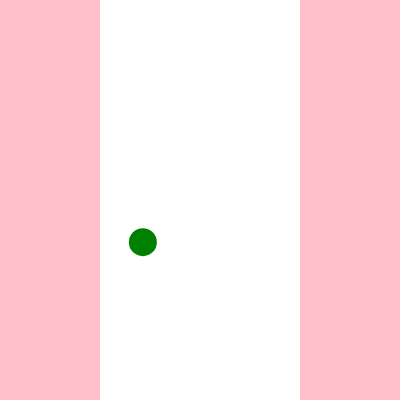
Frame 1 (no input)
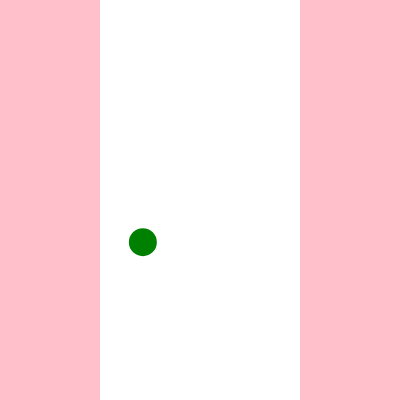
Frame 60 (no input)
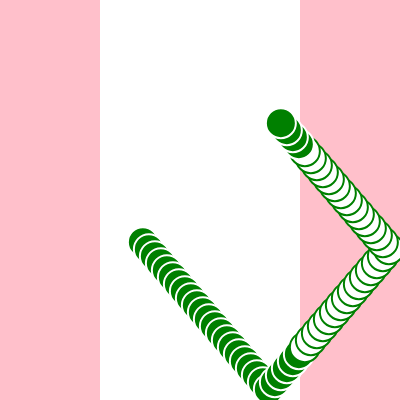
Frame 120 (the mouse pressed at the canvas centre since frame 60)

The p5.js sketch that drew these frames (run headless with seeded random() and noise() and a simulated clock; from frame 60 on, the mouse is pressed at the canvas centre):

// p5.js sketch
// ── sketch.js
// Position variables
  let circlePositionX; 
  let circlePositionY; 

// Speed variables
let circleSpeedX = 6;
let circleSpeedY = 7;

// Radius variable
let circleRadius = 15;

// Hue variable
let circleHue = 0;

function setup() {
  
  // Position variables
  circlePositionX = random(0,200);
  circlePositionY = random(201,400);
  
  // Create 400x400 canvas
  createCanvas(400, 400);

  // Cover canvas with white
  background(255);

  // Draw ellipses using their radius
  ellipseMode(RADIUS);

  // Draw rectangles on either side of the canvas
  noStroke();
  fill("pink");
  rect(0, 0, 100, height);
  rect(300, 0, 100, height);

  // Use Hue Saturation Brightness for colors on circle trail
  colorMode(HSB);

  // Set stroke weight to 4 units
  strokeWeight(2);

  // Create screen reader accessible description
  describe(
    'A circle starts in the center of the canvas. When the user holds the mouse down, the circle bounces around the canvas, its inside switches between black and white, and its outline fades between colors, leaving a rainbow trail.'
  );
}

function draw() {
  
  // Set stroke color using current hue
  stroke("white");

  // If circle's x position is between 100 and 300
  if (circlePositionX >= 100 && circlePositionX <= 300) {
    // Set fill color to black
    fill("green");

    // Otherwise
  } else {
    // Set fill color to white
    fill(255);
    stroke("green")
  }

  // Draw circle at current position
  circle(circlePositionX, circlePositionY, circleRadius);

  // If mouse is held down, animate the sketch
  if (mouseIsPressed === true) {
    // Add speed to circle's position to make it move
    circlePositionX = circlePositionX + circleSpeedX;
    circlePositionY = circlePositionY + circleSpeedY;

    // Increase hue by 1
    circleHue = circleHue + 1;
  }

  // If hue has reached maximum value
  if (circleHue >= 360) {
    // Reset hue to 0
    circleHue = 0;
  }

  // If circle is beyond left or right edge
  if (
    circlePositionX < circleRadius ||
    circlePositionX > width - circleRadius
  ) {
    // Reverse horizontal speed
    circleSpeedX = -circleSpeedX;
  }

  // If circle is beyond top or bottom edge
  if (
    circlePositionY < circleRadius ||
    circlePositionY > height - circleRadius
  ) {
    // Reverse vertical speed
    circleSpeedY = -circleSpeedY;
  }
}

//LINK I EDITED: https://p5js.org/examples/animation-and-variables-conditions/
